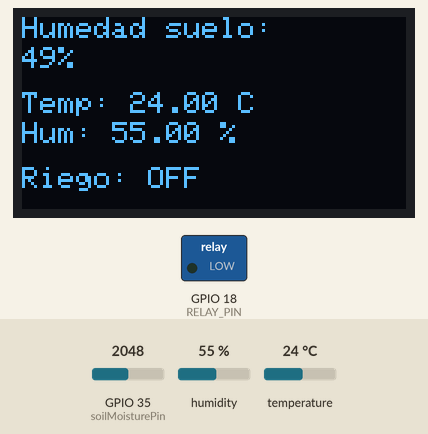
Simulated run of this sketch. Board: ESP32. Parts: 128×64 one-colour display, switched loads named in the sketch (green lamp = pin HIGH). Inputs (shaded band) come from the test bench; at power-on: GPIO 35 (soilMoisturePin) = 2048, humidity 55 %, temperature 24 °C. WiFi joins after 1.5 s; servers stay silent unless stated; what the sketch prints to the serial monitor is not drawn.

Above: at 3.0 s.
3.1 s: GPIO 35 (soilMoisturePin) set to 2824
At 4.7 s:
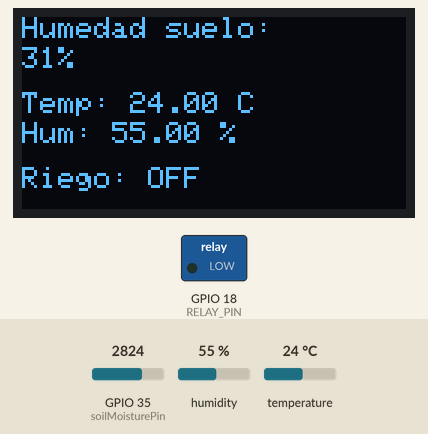
5.4 s: GPIO 35 (soilMoisturePin) set to 2900
At 7.1 s:
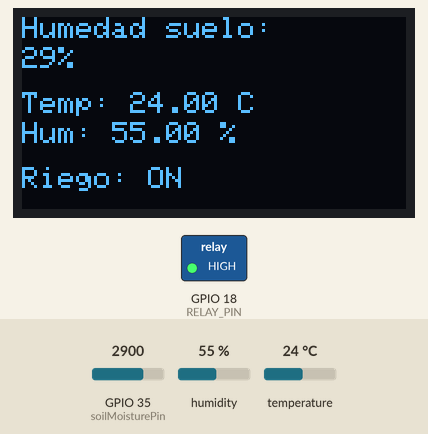
7.4 s: humidity set to 22 %
At 8.8 s:
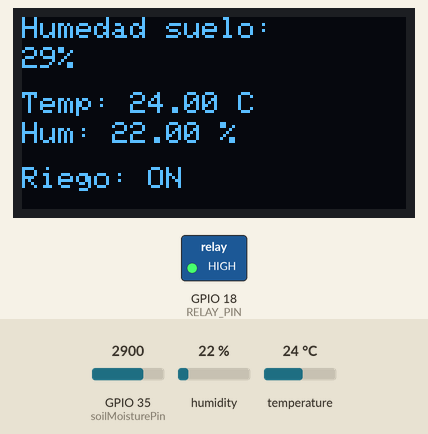
9.5 s: GPIO 35 (soilMoisturePin) set to 2866
At 11.3 s:
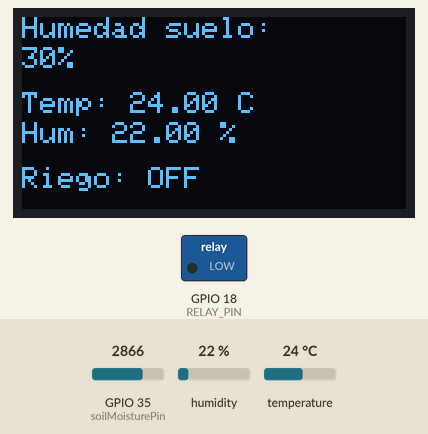
11.6 s: temperature set to 12 °C
At 12.8 s:
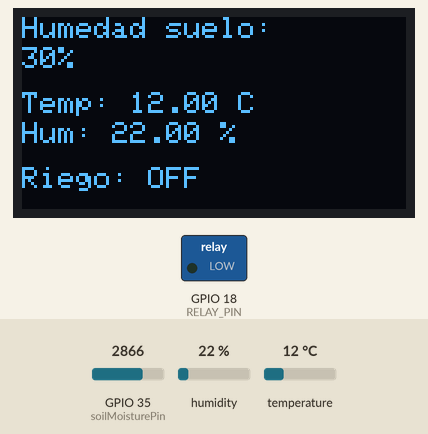
13.6 s: humidity set to 40 %
At 15.4 s:
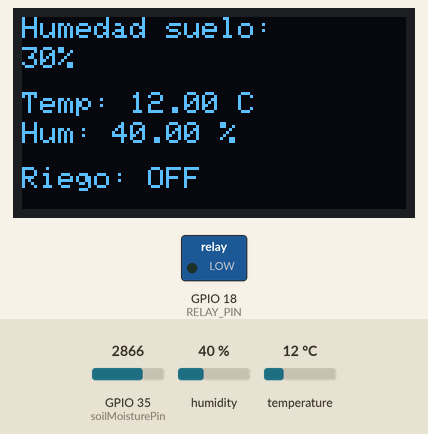
Timing chart, 0 to 16.7 s (numbered marks = the images above; inputs shaded):
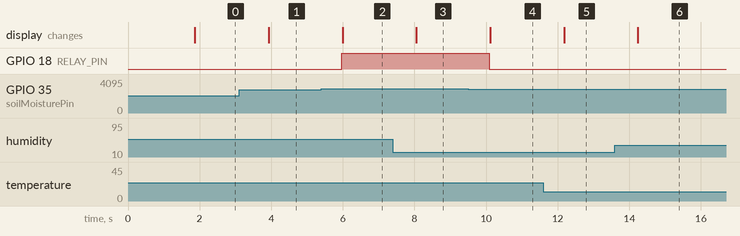

The sketch:

Maceta_inteligente.ino
```cpp
// Blynk configuration
#define BLYNK_TEMPLATE_ID "TMPL2UJ7DYPVE"
#define BLYNK_TEMPLATE_NAME "MacetaInteligente"
#define BLYNK_AUTH_TOKEN "Ejn234LXbkKWeOlV4_ZeXcQr7cyH_QtN"

// Include necessary libraries
#include <WiFi.h>
#include <BlynkSimpleEsp32.h>
#include <Wire.h>
#include <Adafruit_GFX.h>
#include <Adafruit_SSD1306.h>
#include <Adafruit_Sensor.h>
#include <DHT.h>

// Define screen dimensions
#define SCREEN_WIDTH 128
#define SCREEN_HEIGHT 64

// Create OLED display object
Adafruit_SSD1306 display(SCREEN_WIDTH, SCREEN_HEIGHT, &Wire, -1);

// Define pins for sensors and relay
#define DHTPIN 19
#define RELAY_PIN 18
const int soilMoisturePin = 35;

// Initialize DHT sensor
DHT dht(DHTPIN, DHT22);

// WiFi credentials
char auth[]=BLYNK_AUTH_TOKEN;
char ssid[] = "CURWIFI";
char pass[] = "uniremington1915";

void setup() {
  Serial.begin(115200);

  // Initialize OLED display
  if (!display.begin(SSD1306_SWITCHCAPVCC, 0x3C)) {
    Serial.println(F("OLED display not found"));
    while (true);
  }

  display.clearDisplay();
  display.setTextSize(1);
  display.setTextColor(SSD1306_WHITE);

  // Initialize DHT22 and relay
  dht.begin();
  pinMode(RELAY_PIN, OUTPUT);
  digitalWrite(RELAY_PIN, LOW);
   Serial.println(F("antes conectarse"));
  // Connect to Blynk

  Blynk.begin(auth,ssid,pass);
     Serial.println(F("despues de conectarse"));

}

void loop() {
   Serial.println(F("antes del run blynk"));
  Blynk.run();
    Serial.println(F("run blynk"));

  // Read soil moisture sensor
  int soilMoistureValue = analogRead(soilMoisturePin);
  int humidityPercentage = map(soilMoistureValue, 4095, 0, 0, 100);

  // Read DHT22 values
  float h = dht.readHumidity();
  float t = dht.readTemperature();
    Serial.println(F("antes del display"));

  // Display information on OLED
  display.clearDisplay();
  display.setCursor(0, 0);
  display.print("Humedad suelo:");
  display.setCursor(0, 10);
  display.print(humidityPercentage);
  display.print("%");

  if (!isnan(h) && !isnan(t)) {
    display.setCursor(0, 25);
    display.print("Temp: ");
    display.print(t);
    display.print(" C");
    display.setCursor(0, 35);
    display.print("Hum: ");
    display.print(h);
    display.print(" %");
  } else {
    display.setCursor(0, 25);
    display.print("Error en DHT22");
  }

  // Control relay based on soil moisture
  if (humidityPercentage < 30) {
    digitalWrite(RELAY_PIN, HIGH);
    display.setCursor(0, 50);
    display.print("Riego: ON");
    Blynk.virtualWrite(V5, 255);
    Blynk.virtualWrite(V4,HIGH);
    Serial.println("Relé encendido (Riego activado)");
  } else {
    digitalWrite(RELAY_PIN, LOW);
    display.setCursor(0, 50);
    display.print("Riego: OFF");
    Blynk.virtualWrite(V4, LOW);
    Serial.println("Relé apagado (Riego desactivado)");
  }

  // Send data to Blynk
  Blynk.virtualWrite(V1, humidityPercentage);
  Blynk.virtualWrite(V2, h);
  Blynk.virtualWrite(V0, t);

  display.display();

  // Print to serial monitor for debugging
  Serial.print("Humedad del suelo: ");
  Serial.print(humidityPercentage);
  Serial.println("%");
  Serial.print("Temperatura: ");
  Serial.print(t);
  Serial.println("C");
  Serial.print("Humedad ambiente: ");
  Serial.print(h);
  Serial.println("%");

  delay(1000);
}
```

Measured:
- the behaviour switches between 2866 and 2867 on GPIO 35 (soilMoisturePin) (found by bisection; images 1 and 2)
- after the input at 3.1 s, the display: changes after 0.83 s (image 1)
- after the input at 5.4 s, GPIO 18 (RELAY_PIN): LOW → HIGH after 0.56 s; the display: changes after 0.59 s (image 2)
- after the input at 7.4 s, the display: changes after 0.65 s (image 3)
- after the input at 9.5 s, GPIO 18 (RELAY_PIN): HIGH → LOW after 0.59 s; the display: changes after 0.62 s (image 4)
- after the input at 11.6 s, the display: changes after 0.58 s (image 5)
- after the input at 13.6 s, the display: changes after 0.64 s (image 6)
